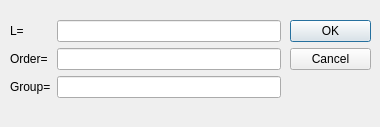
<?xml version="1.0" encoding="UTF-8"?>
<ui version="4.0">
 <class>driftd</class>
 <widget class="QDialog" name="driftd">
  <property name="geometry">
   <rect>
    <x>0</x>
    <y>0</y>
    <width>380</width>
    <height>127</height>
   </rect>
  </property>
  <property name="sizePolicy">
   <sizepolicy hsizetype="Fixed" vsizetype="Fixed">
    <horstretch>0</horstretch>
    <verstretch>0</verstretch>
   </sizepolicy>
  </property>
  <property name="windowTitle">
   <string>Drifts</string>
  </property>
  <widget class="QDialogButtonBox" name="buttonBox">
   <property name="geometry">
    <rect>
     <x>290</x>
     <y>20</y>
     <width>81</width>
     <height>241</height>
    </rect>
   </property>
   <property name="orientation">
    <enum>Qt::Vertical</enum>
   </property>
   <property name="standardButtons">
    <set>QDialogButtonBox::Cancel|QDialogButtonBox::Ok</set>
   </property>
  </widget>
  <widget class="QWidget" name="formLayoutWidget">
   <property name="geometry">
    <rect>
     <x>10</x>
     <y>20</y>
     <width>271</width>
     <height>101</height>
    </rect>
   </property>
   <layout class="QFormLayout" name="formLayout">
    <item row="0" column="0">
     <widget class="QLabel" name="label">
      <property name="text">
       <string>L=</string>
      </property>
     </widget>
    </item>
    <item row="0" column="1">
     <widget class="QLineEdit" name="length">
      <property name="toolTip">
       <string>length(units:m)</string>
      </property>
     </widget>
    </item>
    <item row="1" column="0">
     <widget class="QLabel" name="label_2">
      <property name="text">
       <string>Order=</string>
      </property>
     </widget>
    </item>
    <item row="1" column="1">
     <widget class="QLineEdit" name="order">
      <property name="toolTip">
       <string>Matrix Order</string>
      </property>
     </widget>
    </item>
    <item row="2" column="0">
     <widget class="QLabel" name="label_3">
      <property name="text">
       <string>Group=</string>
      </property>
     </widget>
    </item>
    <item row="2" column="1">
     <widget class="QLineEdit" name="group">
      <property name="toolTip">
       <string>Used to assign an element to a group, with a user-defined name. Group names will appear in the parameter output file in the column ElementGroup(optional)</string>
      </property>
     </widget>
    </item>
   </layout>
  </widget>
 </widget>
 <resources/>
 <connections>
  <connection>
   <sender>buttonBox</sender>
   <signal>accepted()</signal>
   <receiver>driftd</receiver>
   <slot>accept()</slot>
   <hints>
    <hint type="sourcelabel">
     <x>248</x>
     <y>254</y>
    </hint>
    <hint type="destinationlabel">
     <x>157</x>
     <y>274</y>
    </hint>
   </hints>
  </connection>
  <connection>
   <sender>buttonBox</sender>
   <signal>rejected()</signal>
   <receiver>driftd</receiver>
   <slot>reject()</slot>
   <hints>
    <hint type="sourcelabel">
     <x>316</x>
     <y>260</y>
    </hint>
    <hint type="destinationlabel">
     <x>286</x>
     <y>274</y>
    </hint>
   </hints>
  </connection>
 </connections>
</ui>
